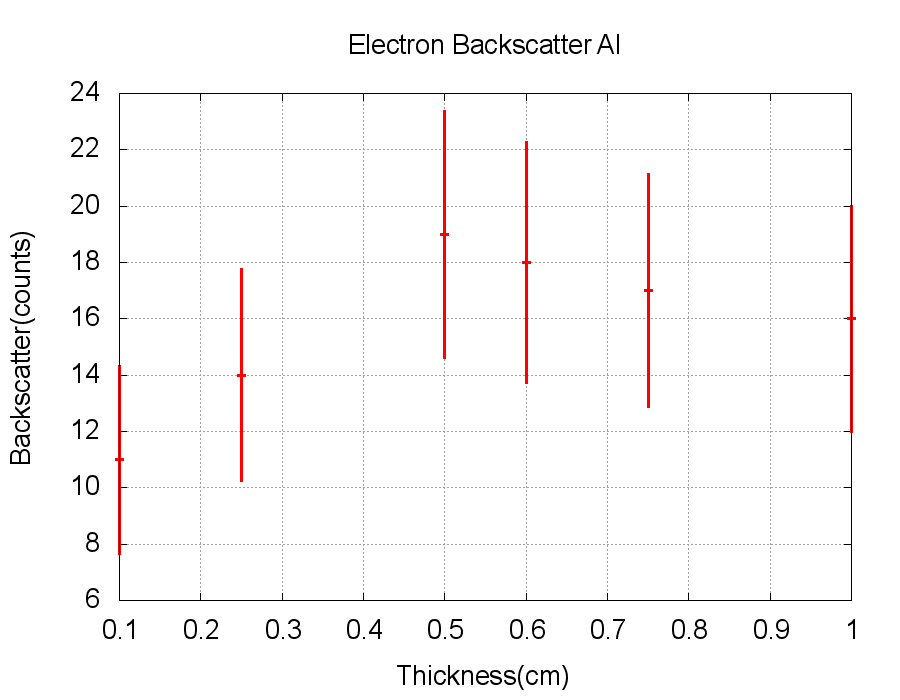

Reproduce this figure in gnuplot.
# Gnuplot script file for plotting data
# 

set terminal png nocrop enhanced size 900,700 font 'arial,20'

set out 'scatteral.png'

set multiplot
set size 1,1
#set tics font ", 30"
set origin 0,0 #origin of plot
set title "Electron Backscatter Al"
set ylabel "Backscatter(counts)"
set xlabel "Thickness(cm)"
#set xr [0:2048]
#set yr [0:1000]
#set yr [-500000:8000000]
set autoscale y
set autoscale x
#set logscale x
#set logscale y
set key top right
set bar small
set grid
#f(x) = m*x+b
#g(x) = q*x+c
#h(x) = j*x+d
#f(x) = a*x**2 + b*x + c          # define a quadratic function
#fit f(x) 'zat.dat' via a,b,c    # compute the coefficients a,b,c

#fit f(x) "sol.dat" using 4:5 via m,b
#fit g(x) "ams.dat" using 6:7 via q,c
#fit h(x) "ams.dat" using 1:5 via j,d

plot  "scatteral.dat" using 1:2:3 title '' lc rgb "red" lw 3 with yerrorbars

#=============mini plot=============      
set grid
unset multiplot
